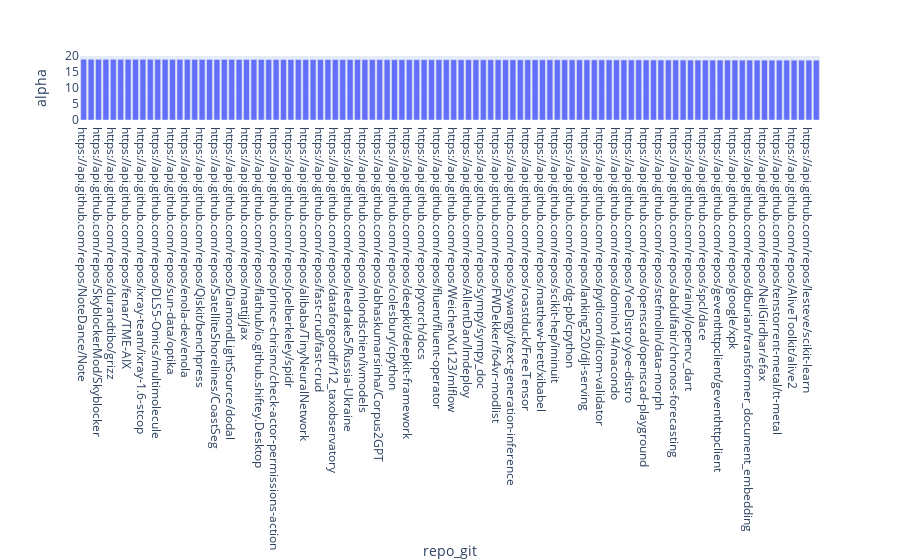

The cell this chart's notebook holds for it:
### Markdown cell above
Those repos that our subcommunity dominates (those that they own) are ~17x more likely to be contributed to (naturally) than by the general population.

e.g. for 'moondance-labs/tanssi', |p|=683 and |P^|=1, so the probability that the subpopulation contributes to this particular project is measured as significantly higher than the general population.

However, 683 events still isn't many relative to the number of events we observe for large projects (9443 for apple/swift), so this isn't a terribly strong indication that the project is 'important' to the WASM ecosystem in general.

### Code cell
# visualize alpha scores

fig = px.bar(
    data_frame = joined_counts.sort_values(by="alpha", ascending=False)[:100],
    y="alpha",
    custom_data=["count_known", "count_general"]
)
fig.update_traces(hovertemplate = "Repo:%{label}: <br>Alpha: %{value} </br>(count_known, count_general) : %{customdata}"
)
fig.write_image("alpha_scores.png")
fig

### Figure 1 — Plotly figure (JSON) as saved in the notebook; plotly's stock layout.template omitted (floating-point values rounded to 4 significant figures; data arrays with more than 128 entries replaced by an {"elided": "..."} marker saying what was removed)
{"data": [{"alignmentgroup": "True", "customdata": {"elided": "100x2 int values"}, "hovertemplate": "Repo:%{label}: <br>Alpha: %{value} </br>(count_known, count_general) : %{customdata}", "legendgroup": "", "marker": {"color": "#636efa", "pattern": {"shape": ""}}, "name": "", "offsetgroup": "", "orientation": "v", "showlegend": false, "textposition": "auto", "type": "bar", "x": ["https://api.github.com/repos/NoteDance/Note", "https://api.github.com/repos/JuliaDynamics/DynamicSumTypes.jl", "https://api.github.com/repos/SkyblockerMod/Skyblocker", "https://api.github.com/repos/PTB-MR/mrpro", "https://api.github.com/repos/durandtibo/grizz", "https://api.github.com/repos/durandtibo/flamme", "https://api.github.com/repos/fenar/TME-AIX", "https://api.github.com/repos/durandtibo/karbonn", "https://api.github.com/repos/ixray-team/ixray-1.6-stcop", "https://api.github.com/repos/apytypes/apytypes", "https://api.github.com/repos/DLS5-Omics/multimolecule", "https://api.github.com/repos/CaptainDario/DaKanji", "https://api.github.com/repos/sun-data/optika", "https://api.github.com/repos/samypr100/uv", "https://api.github.com/repos/enola-dev/enola", "https://api.github.com/repos/rickeylev/rules_python", "https://api.github.com/repos/Qiskit/benchpress", "https://api.github.com/repos/siemens/linux-entra-sso", "https://api.github.com/repos/SatelliteShorelines/CoastSeg", "https://api.github.com/repos/HugoMVale/odrpack95", "https://api.github.com/repos/DiamondLightSource/dodal", "https://api.github.com/repos/mkoeppe/sage", "https://api.github.com/repos/mattjj/jax", "https://api.github.com/repos/gomlx/gopjrt", "https://api.github.com/repos/flathub/io.github.shiftey.Desktop", "https://api.github.com/repos/ECP-WarpX/WarpX", "https://api.github.com/repos/prince-chrismc/check-actor-permissions-action", "https://api.github.com/repos/BrettRyland/BDArmory", "https://api.github.com/repos/joelberkeley/spidr", "https://api.github.com/repos/fengyuentau/opencv", "https://api.github.com/repos/alibaba/TinyNeuralNetwork", "https://api.github.com/repos/microsoft/planetary-computer-tasks", "https://api.github.com/repos/fast-crud/fast-crud", "https://api.github.com/repos/rnwang04/ipex-llm", "https://api.github.com/repos/dataforgoodfr/12_taxobservatory", "https://api.github.com/repos/JuliaDynamics/Agents.jl", "https://api.github.com/repos/leedrake5/Russia-Ukraine", "https://api.github.com/repos/cta-observatory/ctapipe", "https://api.github.com/repos/mlondschien/ivmodels", "https://api.github.com/repos/dimfeld/chronicle", "https://api.github.com/repos/abhaskumarsinha/Corpus2GPT", "https://api.github.com/repos/jayaddison/sphinx", "https://api.github.com/repos/colesbury/cpython", "https://api.github.com/repos/andyfaff/scipy", "https://api.github.com/repos/deepkit/deepkit-framework", "https://api.github.com/repos/iritkatriel/cpython", "https://api.github.com/repos/pytorch/docs", "https://api.github.com/repos/g1y5x3/llm_gaokao", "https://api.github.com/repos/fluent/fluent-operator", "https://api.github.com/repos/pyodide/micropip", "https://api.github.com/repos/WeichenXu123/mlflow", "https://api.github.com/repos/stefanklut/laypa", "https://api.github.com/repos/AllentDan/lmdeploy", "https://api.github.com/repos/ericmjl/Network-Analysis-Made-Simple", "https://api.github.com/repos/sympy/sympy_doc", "https://api.github.com/repos/Luthaf/rascaline", "https://api.github.com/repos/FWDekker/fo4vr-modlist", "https://api.github.com/repos/VigneshVSV/hololinked", "https://api.github.com/repos/sywangyi/text-generation-inference", "https://api.github.com/repos/kulinseth/pytorch", "https://api.github.com/repos/roastduck/FreeTensor", "https://api.github.com/repos/serge-chat/serge", "https://api.github.com/repos/matthew-brett/xibabel", "https://api.github.com/repos/pythops/jetson-image", "https://api.github.com/repos/scikit-hep/iminuit", "https://api.github.com/repos/wei/socialify", "https://api.github.com/repos/dg-pb/cpython", "https://api.github.com/repos/samypr100/setup-dev-drive", "https://api.github.com/repos/lanking520/djl-serving", "https://api.github.com/repos/Sai-Suraj-27/transformers", "https://api.github.com/repos/pydicom/dicom-validator", "https://api.github.com/repos/invesalius/invesalius3", "https://api.github.com/repos/domino14/macondo", "https://api.github.com/repos/durandtibo/minrecord", "https://api.github.com/repos/YoeDistro/yoe-distro", "https://api.github.com/repos/EduardoPach/transformers", "https://api.github.com/repos/openscad/openscad-playground", "https://api.github.com/repos/Qodat/qodat", "https://api.github.com/repos/stefmolin/data-morph", "https://api.github.com/repos/py-why/pywhy-graphs", "https://api.github.com/repos/abdulfatir/chronos-forecasting", "https://api.github.com/repos/zoj613/bitgenerators", "https://api.github.com/repos/rainyl/opencv_dart", "https://api.github.com/repos/TrustLLMeu/trustllm-envs", "https://api.github.com/repos/spcl/dace", "https://api.github.com/repos/TheochemUI/EONgit", "https://api.github.com/repos/geventhttpclient/geventhttpclient", "https://api.github.com/repos/kekeimiku/PointerSearcher-X", "https://api.github.com/repos/google/xpk", "https://api.github.com/repos/tungld/onnx-mlir", "https://api.github.com/repos/dburian/transformer_document_embedding", "https://api.github.com/repos/chrisby/SoccerGPT", "https://api.github.com/repos/NeilGirdhar/efax", "https://api.github.com/repos/DataformerAI/dataformer-app", "https://api.github.com/repos/tenstorrent-metal/tt-metal", "https://api.github.com/repos/LSSTDESC/Blinding", "https://api.github.com/repos/AliveToolkit/alive2", "https://api.github.com/repos/node-webrtc/node-webrtc", "https://api.github.com/repos/lesteve/scikit-learn", "https://api.github.com/repos/erivlis/mappingtools"], "xaxis": "x", "y": [19.05, 19.04, 19.03, 19.03, 19.02, 19.02, 19.02, 19.02, 19.01, 19.01, 19.0, 19.0, 18.99, 18.99, 18.99, 18.98, 18.98, 18.98, 18.98, 18.97, 18.97, 18.97, 18.97, 18.97, 18.96, 18.96, 18.96, 18.96, 18.96, 18.95, 18.95, 18.95, 18.95, 18.94, 18.94, 18.94, 18.94, 18.94, 18.93, 18.92, 18.92, 18.92, 18.91, 18.91, 18.9, 18.9, 18.9, 18.89, 18.89, 18.89, 18.89, 18.89, 18.89, 18.88, 18.88, 18.88, 18.88, 18.87, 18.87, 18.87, 18.87, 18.87, 18.87, 18.87, 18.86, 18.85, 18.85, 18.84, 18.84, 18.83, 18.83, 18.83, 18.83, 18.82, 18.82, 18.81, 18.81, 18.8, 18.79, 18.79, 18.79, 18.78, 18.77, 18.77, 18.77, 18.77, 18.77, 18.77, 18.76, 18.76, 18.76, 18.76, 18.76, 18.76, 18.76, 18.76, 18.75, 18.75, 18.75, 18.74], "yaxis": "y"}], "layout": {"barmode": "relative", "legend": {"tracegroupgap": 0}, "margin": {"t": 60}, "xaxis": {"anchor": "y", "domain": [0, 1], "title": {"text": "repo_git"}}, "yaxis": {"anchor": "x", "domain": [0, 1], "title": {"text": "alpha"}}}}
